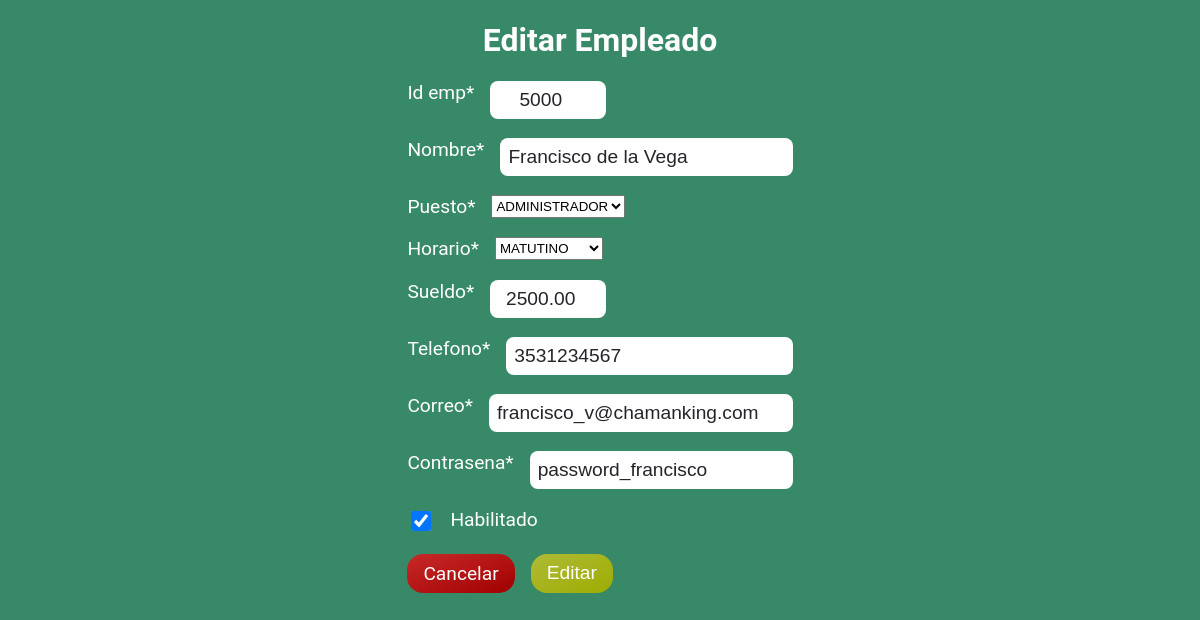
The app's page /empleadosC-update/5000 with its own data.
### entrega2/models.py (models this page shows, shortened)
class Empleado(models.Model):
    PUESTOS = (
        ('ADMINISTRADOR', 'ADMINISTRADOR'),
        ('CAJERO', 'CAJERO'),
        ('MOSTRADOR', 'MOSTRADOR')
    )
    HORARIOS = (
        ('MATUTINO', 'MATUTINO'),
        ('VESPERTINO', 'VESPERTINO')
    )
    id_emp = models.PositiveIntegerField(primary_key=True, blank=False, null=False)
    nombre = models.CharField(max_length=50, blank=False, null=False)
    puesto = models.CharField(max_length=15, blank=False, null=False, choices=PUESTOS)
    horario = models.CharField(max_length=10, blank=False, null=False, choices=HORARIOS)
    sueldo = models.DecimalField(max_digits=7, decimal_places=2, blank=False, null=False)
    telefono = models.CharField(max_length=10, unique=True, blank=False, null=False)
    correo = models.CharField(max_length=30, unique=True, blank=False, null=False)
    contrasena = models.CharField(max_length=30, blank=False, null=False)
    habilitado = models.BooleanField(default=True)

### entrega2/views.py (the view)
# urls.py: path('empleadosC-update/<pk>', views.EmpleadoUpdateView.as_view(), name="empleadosC_update"),
class EmpleadoUpdateView(UpdateView):
    template_name = 'entrega2/empleados/empleadosC_update.html'
    form_class = EmpleadoForm
    model=Empleado
    success_url = reverse_lazy('entrega2:empleadosC_list')

### entrega2/forms.py
class EmpleadoForm(forms.ModelForm):
    class Meta:
        model=Empleado
        fields='__all__'

### entrega2/templates/entrega2/empleados/empleadosC_update.html (shortened to what this page needs)
{% extends 'base/base_agregar.html' %}
{% load crispy_forms_tags %}
{% block content %}
    <h1>
        Editar Empleado
    </h1>
    <section class="contenedor-form">
        <form method="post">
            {{ form | crispy }}
            <div>
                <a id="btn-cancelar" href="{% url 'empleadosC_list' %}" class="btn-cancelar">Cancelar</a>
                <button id="btn-aceptar" type="submit" class="btn-aceptar">Editar</button>
            </div>
        </form>
    </section>
{% endblock %}

### static/css/agregar.css (style rules this page uses)
:root { --amarillo: #FCB84A; --verde_oscuro: #3C5843; --verde: #378968; --verde_claro: #afba37; --verde_agua: #65ADA5; --verde_claro_transparente: rgba(175, 186, 55, 0.2); --negro_grisaseo: #24252A; --gris: #999; }
html { width: 100%; height: 100%; }
body { font-family: 'Roboto', sans-serif; padding-bottom: 100px; margin: 0; background-color: var(--verde); color: white; }
h1 { color: white; text-align: center; font-weight: bold; }
.contenedor-form { margin: 0 200px 0 200px; display: flex; justify-content: center; align-items: center; font-size: 1.2rem; }
.contenedor-form form { display: flex; flex-direction: column; gap: 1.2rem; }
.contenedor-form form div { display: flex; gap: 1rem; }
.btn-cancelar { background-image: linear-gradient(to bottom right, #C82929, #a00000); color: white; border-radius: 1rem; padding: 0.5rem 1rem 0.5rem 1rem; font-size: 1.2rem; cursor: pointer; text-align: center; text-decoration: none; }
.btn-aceptar { background-image: linear-gradient(to bottom right, #afba37, #9dad01); border: none; color: white; border-radius: 1rem; padding: 0.5rem 1rem 0.5rem 1rem; font-size: 1.2rem; cursor: pointer; text-align: center; text-decoration: none; }
.contenedor-form form input { background-color: white; border: none; border-radius: 0.5rem; padding: 0.5rem; color: #24252A; font-size: 1.2rem; }
.contenedor-form form input[type="text"], input[type="email"] { width: 100%; }
.contenedor-form form input[type="number"] { width: 100px; text-align: center; }
.contenedor-form form input[type="checkbox"] { width: 20px; height: 20px; border: 1px solid #000; cursor: pointer; }
.contenedor-form form input[type="checkbox"]:checked { background-color: var(--amarillo); }

### records on screen
Empleado: id_emp "5000", nombre "Francisco de la Vega", puesto "ADMINISTRADOR", horario "MATUTINO", sueldo "2500.00", telefono "3531234567", correo "francisco_v@chamanking.com", contrasena "password_francisco", habilitado "☑"
